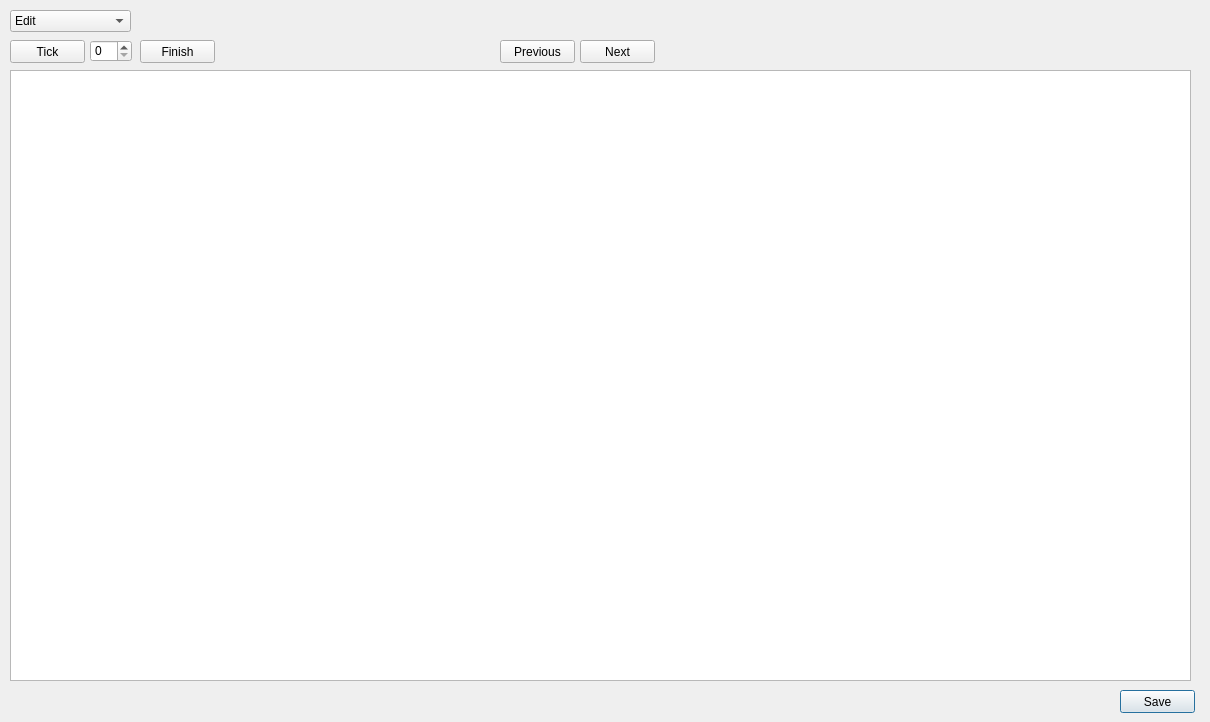
<?xml version="1.0" encoding="UTF-8"?>
<ui version="4.0">
 <class>BroadcastSessionView</class>
 <widget class="QDialog" name="BroadcastSessionView">
  <property name="geometry">
   <rect>
    <x>0</x>
    <y>0</y>
    <width>1210</width>
    <height>722</height>
   </rect>
  </property>
  <property name="windowTitle">
   <string>BroadcastSessionView</string>
  </property>
  <widget class="QGraphicsView" name="graphicsView">
   <property name="geometry">
    <rect>
     <x>10</x>
     <y>70</y>
     <width>1181</width>
     <height>611</height>
    </rect>
   </property>
  </widget>
  <widget class="QPushButton" name="saveButton">
   <property name="geometry">
    <rect>
     <x>1120</x>
     <y>690</y>
     <width>75</width>
     <height>23</height>
    </rect>
   </property>
   <property name="text">
    <string>Save</string>
   </property>
  </widget>
  <widget class="QPushButton" name="tickButton">
   <property name="geometry">
    <rect>
     <x>10</x>
     <y>40</y>
     <width>75</width>
     <height>23</height>
    </rect>
   </property>
   <property name="text">
    <string>Tick</string>
   </property>
  </widget>
  <widget class="QSpinBox" name="tickSpinBox">
   <property name="geometry">
    <rect>
     <x>90</x>
     <y>40</y>
     <width>42</width>
     <height>22</height>
    </rect>
   </property>
  </widget>
  <widget class="QPushButton" name="nextButton">
   <property name="geometry">
    <rect>
     <x>580</x>
     <y>40</y>
     <width>75</width>
     <height>23</height>
    </rect>
   </property>
   <property name="text">
    <string>Next</string>
   </property>
  </widget>
  <widget class="QPushButton" name="finishButton">
   <property name="geometry">
    <rect>
     <x>140</x>
     <y>40</y>
     <width>75</width>
     <height>23</height>
    </rect>
   </property>
   <property name="text">
    <string>Finish</string>
   </property>
  </widget>
  <widget class="QPushButton" name="previousButton">
   <property name="geometry">
    <rect>
     <x>500</x>
     <y>40</y>
     <width>75</width>
     <height>23</height>
    </rect>
   </property>
   <property name="text">
    <string>Previous</string>
   </property>
  </widget>
  <widget class="QComboBox" name="editTypeBox">
   <property name="geometry">
    <rect>
     <x>10</x>
     <y>10</y>
     <width>121</width>
     <height>22</height>
    </rect>
   </property>
   <item>
    <property name="text">
     <string>Edit</string>
    </property>
   </item>
   <item>
    <property name="text">
     <string>Add Vertex</string>
    </property>
   </item>
   <item>
    <property name="text">
     <string>Add Edge</string>
    </property>
   </item>
   <item>
    <property name="text">
     <string>Delete Vertex</string>
    </property>
   </item>
   <item>
    <property name="text">
     <string>Delete Edge</string>
    </property>
   </item>
   <item>
    <property name="text">
     <string>Change State</string>
    </property>
   </item>
  </widget>
 </widget>
 <layoutdefault spacing="6" margin="11"/>
 <resources/>
 <connections/>
</ui>
